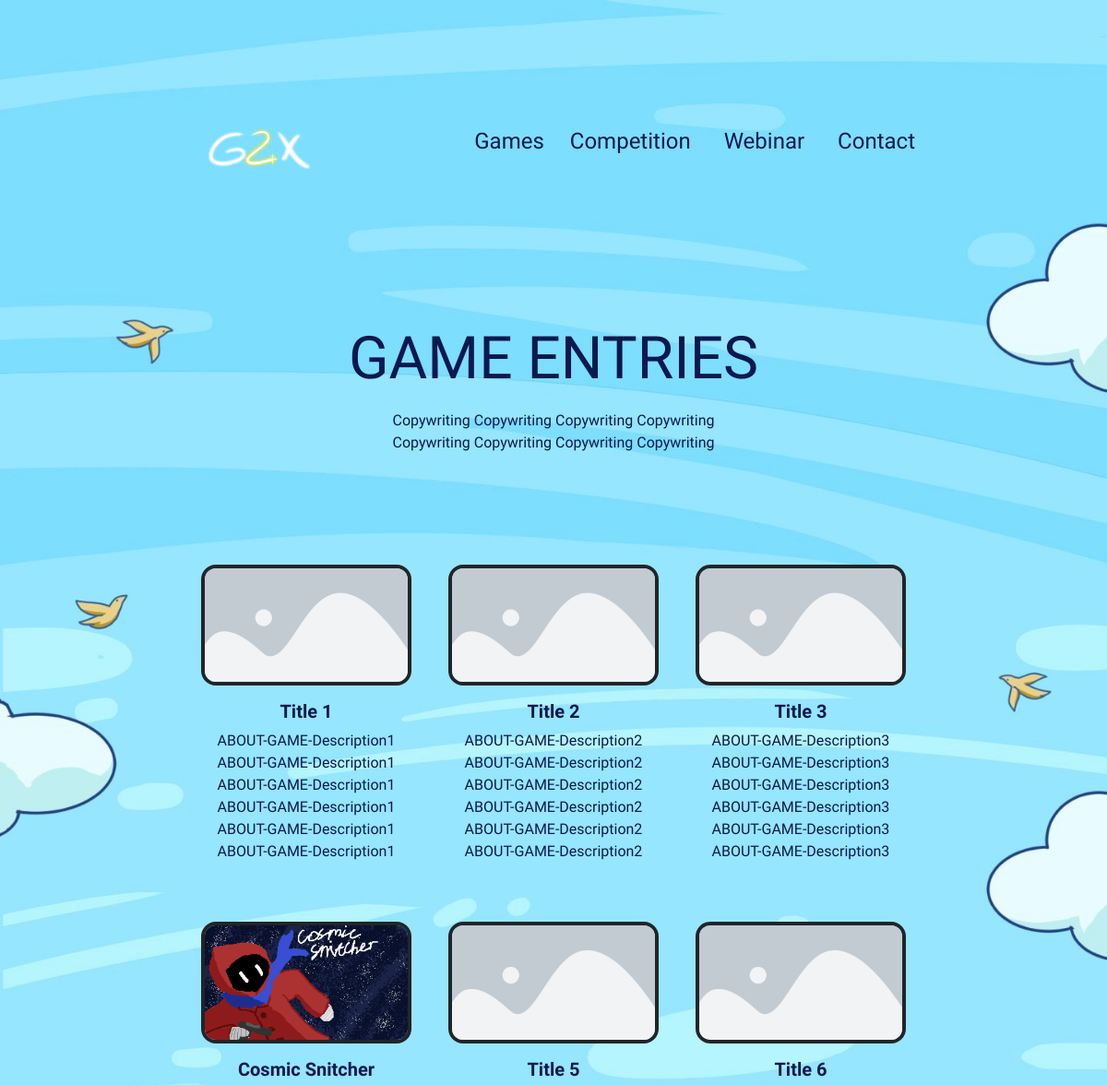
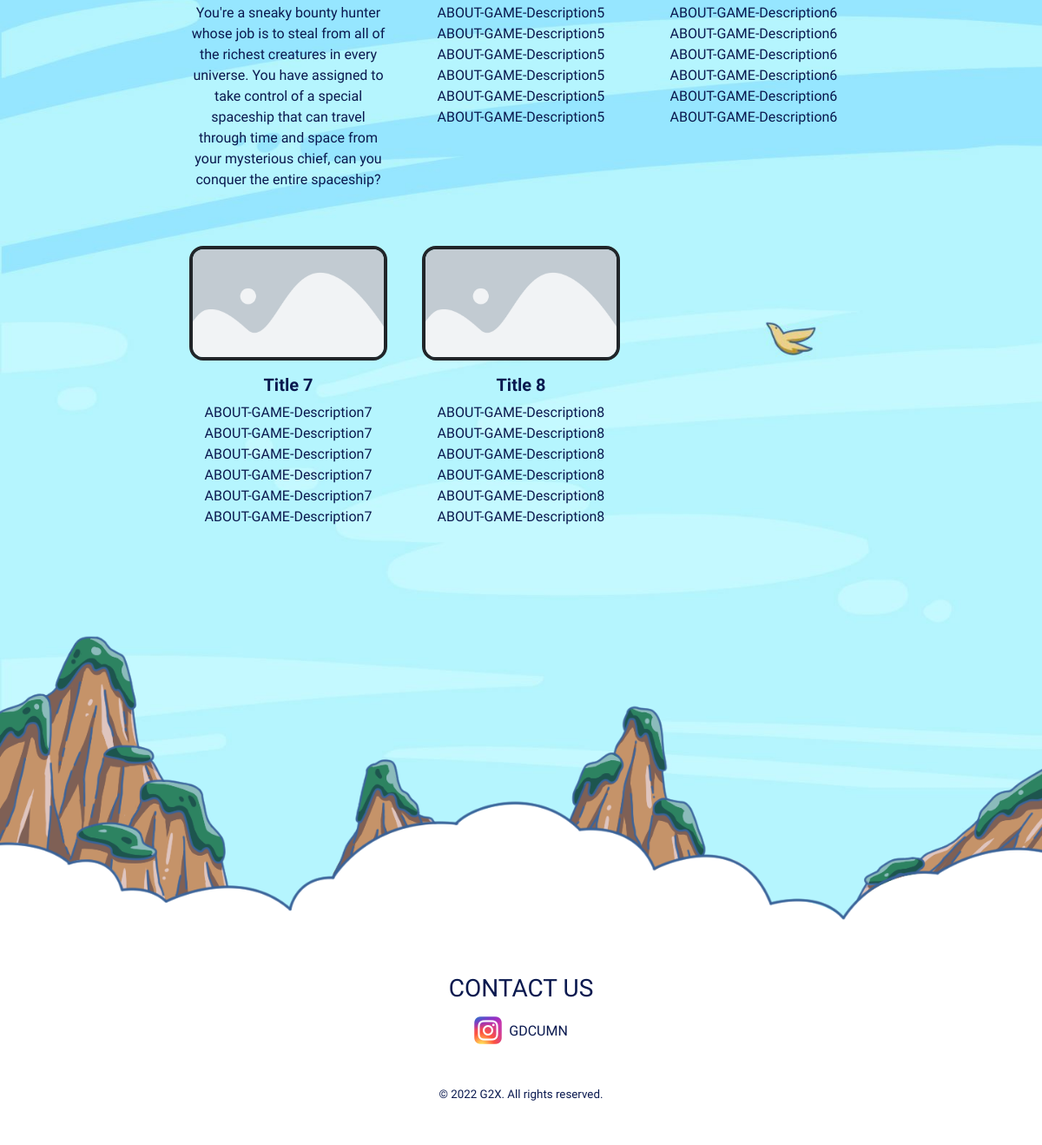
The page /game_entries/index.php on the database its author committed (2 pictures, top to bottom).
### tables this page shows
CREATE TABLE `game_entries` (
  `id` int(11) NOT NULL,
  `title` varchar(60) NOT NULL,
  `team_name` varchar(50) NOT NULL,
  `game_desc` varchar(300) NOT NULL,
  `HowToPlay` varchar(300) NOT NULL,
  `download_link` varchar(150) NOT NULL,
  `game_cover` varchar(50) NOT NULL
);

### game_entries/index.php (the view, shortened to what this page needs)
<?php
require_once('../connect.php');
$alt = "../";
function amount($countRow) {
    if ($countRow % 3 == 0) {
        return $countRow / 3;
    } else if ($countRow % 3 == 1) {
        return (round($countRow / 3)) + 1;
    } else {
        return (round($countRow / 3));
    }
}
$mbData = array();
$query = "SELECT * FROM game_entries";
$data = $key->query($query);
$query = "SELECT COUNT(*) AS count FROM game_entries";
$count = $key->query($query);
$countRow = $count->fetch(PDO::FETCH_ASSOC);
?>
<!DOCTYPE html>
<html lang="en">
  <head>
    <link rel="stylesheet" href="../styles.css">
    <link
        href="https://cdn.jsdelivr.net/npm/bootstrap@5.2.2/dist/css/bootstrap.min.css"
        rel="stylesheet"
>
    <link href="https://unpkg.com/aos@2.3.1/dist/aos.css" rel="stylesheet">
  </head>
  <body id="game-entries">
    <div class="container-fluid justify-content-center m-0 p-0">
        <header>
            <?php include("../header.php"); ?>
        </header>
        <div id="title" class="text-center mx-3" data-aos="fade-down">
            <h1 class="font_title">GAME ENTRIES</h1>
            <p class="mt-3 font_content">
                Copywriting Copywriting Copywriting Copywriting <br />
                Copywriting Copywriting Copywriting Copywriting
            </p>
        </div>
        <div id="game-desktop" class="text-center">
            <?php
            for ($i = 0; $i < amount($countRow['count']); $i++) {
            ?>
                <div class="row">
                <?php
                for ($j = 0; $j < 3; $j++) {
                    $dataRow = $data->fetch(PDO::FETCH_ASSOC);
                    array_push($mbData, $dataRow);
                    if ($dataRow == NULL) break;
                ?>
                    <div class="col-lg-4 mb-5 px-0" data-aos="fade-up">
                        <div class="game-container">
                            <a href="../game?game=<?= $dataRow['id'] ?>" class="image-container text-decoration-none text-reset" style="background-color: transparent;border-width: 0;">
                                <img class="border border-dark border-4 rounded-4" src="<?= $alt.$dataRow['game_cover'] ?>" width="85%"/>
                            </a>
                            <h5 class="mt-3 px-3 font_title"><b><?= $dataRow['title'] ?></b></h5>
                            <p class="px-3 font_content">
                                <?= $dataRow['game_desc'] ?>
                            </p>
                        </div>
                    </div>
                <?php
                }
                ?>
                </div>
            <?php
            }
            ?>
        </div>
        <footer>
            <?php include("../footer.php"); ?>
        </footer>
    </div>
  </body>
</html>

### styles.css (style rules this page uses)
@media only screen and (min-width: 992px) { #game-entries { background-image: url('src/backgrounds/game-entries.jpg') !important; } }
@media only screen and (min-width: 992px) { #title h1 { font-size: 48pt; } }
@media only screen and (min-width: 992px) { #title p { font-size: 12pt; } }
@media only screen and (min-width: 768px) { #game-desktop { margin-left: 210px; margin-right: 210px; } }
@media only screen and (min-width: 768px) { #title { margin-top: 100px; } }
body { -ms-overflow-style: none; scrollbar-width: none; overflow-y: scroll; }
#game-entries { background-repeat: no-repeat !important; background-size: 100% !important; }
#game-desktop { margin-top: 120px; }
.game-container { width: auto; }
.image-container { position: relative; }
.image-container img { transition: transform .3s; }
.font_content { font-family: 'Varela', sans-serif; color: #0A194F; }
.font_title { font-family: 'Dosis', sans-serif; color: #0A194F; }

### game_entries/index.php (style rules this page uses)
.font_content { font-family: 'Varela', sans-serif; color: #0A194F; }
.font_title { font-family: 'Dosis', sans-serif; color: #0A194F; }

### rows shown on the page
game_entries: game_cover (picture), title "Title 1", game_desc "ABOUT-GAME-Description1 ABOUT-GAME-Description1 ABOUT-GAME-Description1 ABOUT-GAME-Description1 ABOUT-GAME-Description1 ABOUT-GAME-Description1"
game_entries: game_cover (picture), title "Title 2", game_desc "ABOUT-GAME-Description2 ABOUT-GAME-Description2 ABOUT-GAME-Description2 ABOUT-GAME-Description2 ABOUT-GAME-Description2 ABOUT-GAME-Description2"
game_entries: game_cover (picture), title "Title 3", game_desc "ABOUT-GAME-Description3 ABOUT-GAME-Description3 ABOUT-GAME-Description3 ABOUT-GAME-Description3 ABOUT-GAME-Description3 ABOUT-GAME-Description3"
game_entries: game_cover (picture), title "Cosmic Snitcher", game_desc "You're a sneaky bounty hunter whose job is to steal from all of the richest creatures in every universe. You have assigned to take control of a special spaceship that can travel through time and space from your mysterious chief, can you conquer the entire spaceship?"
game_entries: game_cover (picture), title "Title 5", game_desc "ABOUT-GAME-Description5 ABOUT-GAME-Description5 ABOUT-GAME-Description5 ABOUT-GAME-Description5 ABOUT-GAME-Description5 ABOUT-GAME-Description5"
game_entries: game_cover (picture), title "Title 6", game_desc "ABOUT-GAME-Description6 ABOUT-GAME-Description6 ABOUT-GAME-Description6 ABOUT-GAME-Description6 ABOUT-GAME-Description6 ABOUT-GAME-Description6"
game_entries: game_cover (picture), title "Title 7", game_desc "ABOUT-GAME-Description7 ABOUT-GAME-Description7 ABOUT-GAME-Description7 ABOUT-GAME-Description7 ABOUT-GAME-Description7 ABOUT-GAME-Description7"
game_entries: game_cover (picture), title "Title 8", game_desc "ABOUT-GAME-Description8 ABOUT-GAME-Description8 ABOUT-GAME-Description8 ABOUT-GAME-Description8 ABOUT-GAME-Description8 ABOUT-GAME-Description8"
